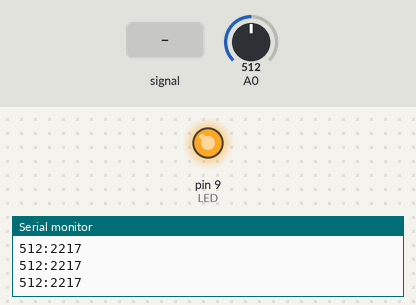
Simulated run of this sketch. Board: Arduino Uno, built with avr-gcc and run on an emulated ATmega328P. Shown: output pins drawn as LEDs (lit = HIGH), the last lines printed to the serial monitor. Inputs (shaded band) come from the test bench; at power-on: A0 = 512.

Above: at 1.2 s.
1.3 s: A0 fed a 200 Hz sine of ±460 counts around its level
At 1.56 s:
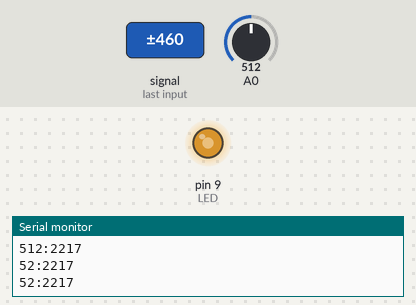
4.3 s: A0 set to 122
5.8 s: A0 set to 260
At 6.5 s:
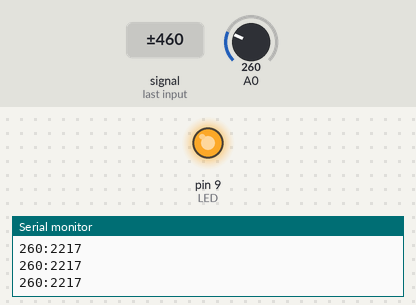
7.3 s: A0 fed a 1000 Hz sine of ±255 counts around its level
At 7.59 s:
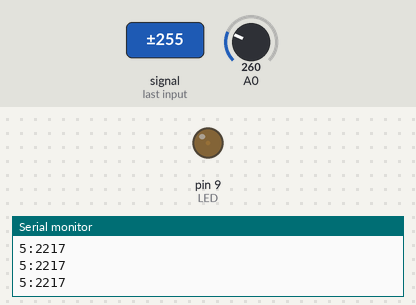
10.3 s: A0 set to 240
At 11.1 s:
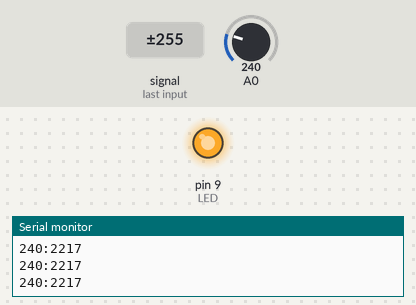
Timing chart, 0 to 12.8 s (numbered marks = the images above; inputs shaded):
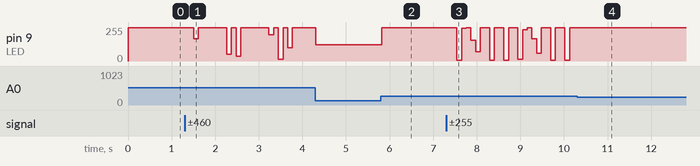

Measured:
- after the input at 1.3 s, pin 9 (LED): 250/255 → 168/255 after 0.21 s, → 250/255 0.11 s later, → 50/255 0.65 s later, → 250/255 0.11 s later, … (12 changes in this stretch)
- after the input at 5.8 s, pin 9 (LED): 122/255 → 250/255 at once
- after the input at 7.3 s, pin 9 (LED): 250/255 → 5/255 after 0.24 s, → 246/255 0.11 s later, → 250/255 0.11 s later, → 156/255 0.11 s later, … (20 changes in this stretch)
- after the input at 10.3 s, pin 9 (LED): stops changing and stays 250/255

The sketch:

jodon_sensor.ino
```cpp
const int LED = 9;


void setup()
{
// put your setup code here, to run once:
  Serial.begin(9600);
  pinMode(LED, OUTPUT);
}

void loop()
{
// put your main code here, to run repeatedly:
  int light = analogRead(A0);
  int out = map(light, 50, 200,  5, 250);
  if (out < 5)
  {
    out = 5;
  }
  if (out > 250)
  {
    out = 250;
  }
  // Serial.print(light);
  // Serial.print(", ");
  // Serial.println(out);
  analogWrite(LED, out);

  int min = 0;
  int max = 0;

  int min0 = analogRead(A0);
  int max0;
  for (int i=0; i<1000; ++i)
  {
    int val = analogRead(A0);
    min0 = min(min0,val);
    max0 = max(max0, val);

  }
  Serial.print(min0);
  Serial.print(":");
  Serial.println(max0);


}
```
